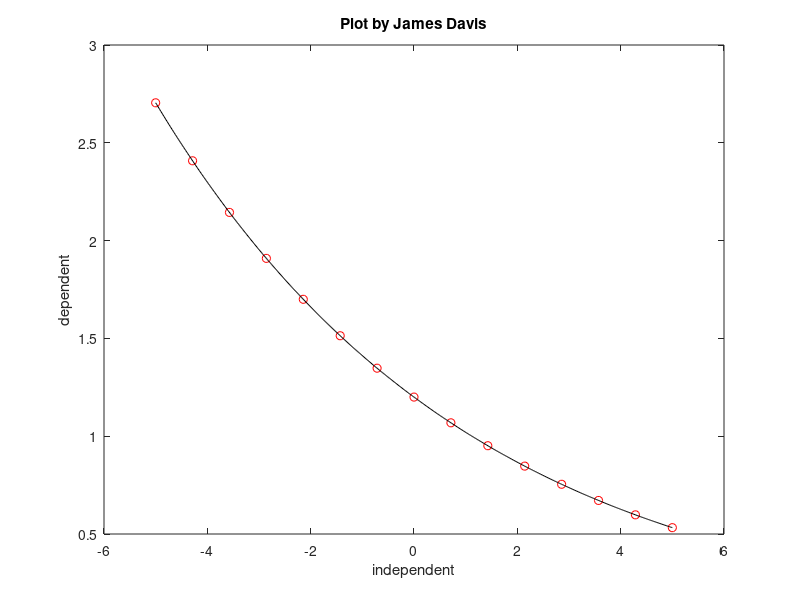

This figure's MATLAB source:
%James Davis, EGN3204, Fall 2014
% MATLAB m file for problem 2, Project 11

clear all

clear console
load('davis_exponential.mat');

[p] = polyfit(x,log(y),1);
r = exp(p(2));
s = exp(p(1));
xplot = linspace(x(1),x(end),500);
yplot = r*(s.^xplot);

figure(1)
plot(x,y,'or',xplot,yplot,'-k')

xlabel('independent')
ylabel('dependent')
title('Plot by James Davis')
fprintf('The value of r is %f and the value of s is %f',r,s);